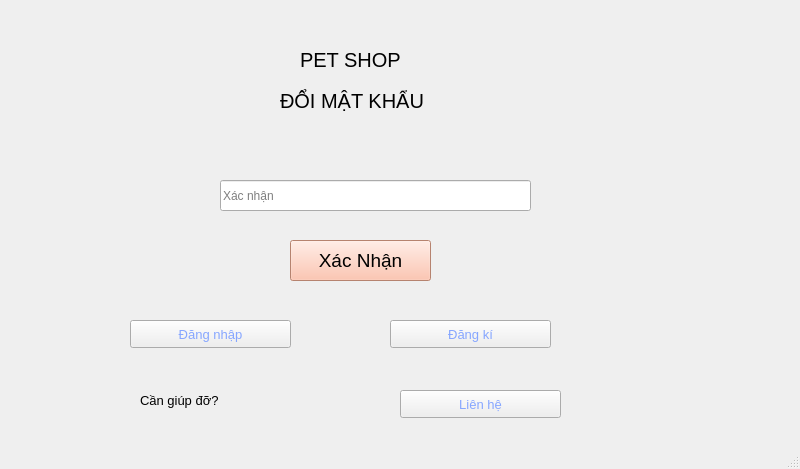
<?xml version="1.0" encoding="UTF-8"?>
<ui version="4.0">
 <class>MainWindow</class>
 <widget class="QMainWindow" name="MainWindow">
  <property name="geometry">
   <rect>
    <x>0</x>
    <y>0</y>
    <width>800</width>
    <height>469</height>
   </rect>
  </property>
  <property name="windowTitle">
   <string>MainWindow</string>
  </property>
  <widget class="QWidget" name="centralwidget">
   <widget class="QLabel" name="label_2">
    <property name="geometry">
     <rect>
      <x>0</x>
      <y>0</y>
      <width>151</width>
      <height>151</height>
     </rect>
    </property>
    <property name="styleSheet">
     <string notr="true">background-repeat: no-repeat;
background-position: center;
</string>
    </property>
    <property name="text">
     <string/>
    </property>
    <property name="pixmap">
     <pixmap resource="k.qrc">:/newPrefix/Downloads/spa.jpg</pixmap>
    </property>
    <property name="scaledContents">
     <bool>true</bool>
    </property>
   </widget>
   <widget class="QLabel" name="label_6">
    <property name="geometry">
     <rect>
      <x>300</x>
      <y>50</y>
      <width>271</width>
      <height>20</height>
     </rect>
    </property>
    <property name="styleSheet">
     <string notr="true">font-size:15pt;</string>
    </property>
    <property name="text">
     <string>PET SHOP</string>
    </property>
   </widget>
   <widget class="QLabel" name="label_5">
    <property name="geometry">
     <rect>
      <x>280</x>
      <y>70</y>
      <width>321</width>
      <height>61</height>
     </rect>
    </property>
    <property name="styleSheet">
     <string notr="true">font-size:15pt;</string>
    </property>
    <property name="text">
     <string>ĐỔI MẬT KHẨU</string>
    </property>
   </widget>
   <widget class="QPushButton" name="btnreset">
    <property name="geometry">
     <rect>
      <x>290</x>
      <y>240</y>
      <width>141</width>
      <height>41</height>
     </rect>
    </property>
    <property name="styleSheet">
     <string notr="true">background-color: rgb(255, 184, 156); font-size:14pt</string>
    </property>
    <property name="text">
     <string>Xác Nhận</string>
    </property>
   </widget>
   <widget class="QLineEdit" name="txtEmail">
    <property name="geometry">
     <rect>
      <x>220</x>
      <y>180</y>
      <width>311</width>
      <height>31</height>
     </rect>
    </property>
    <property name="styleSheet">
     <string notr="true">font-size:14pt;
QLineEdit {
    color: #A0A0A0; /* Màu xám nhạt */
}
QLineEdit::placeholder {
    color: red; /* Màu bạn muốn cho placeholder */
}</string>
    </property>
    <property name="placeholderText">
     <string>Xác nhận</string>
    </property>
   </widget>
   <widget class="QPushButton" name="btnRegister2">
    <property name="geometry">
     <rect>
      <x>130</x>
      <y>320</y>
      <width>161</width>
      <height>28</height>
     </rect>
    </property>
    <property name="styleSheet">
     <string notr="true">color:rgb(134, 166, 255); font-size:10pt;</string>
    </property>
    <property name="text">
     <string>Đăng nhập</string>
    </property>
   </widget>
   <widget class="QPushButton" name="btnRegister3">
    <property name="geometry">
     <rect>
      <x>390</x>
      <y>320</y>
      <width>161</width>
      <height>28</height>
     </rect>
    </property>
    <property name="styleSheet">
     <string notr="true">color:rgb(134, 166, 255); font-size:10pt;</string>
    </property>
    <property name="text">
     <string>Đăng kí</string>
    </property>
   </widget>
   <widget class="QLabel" name="label_4">
    <property name="geometry">
     <rect>
      <x>140</x>
      <y>390</y>
      <width>161</width>
      <height>20</height>
     </rect>
    </property>
    <property name="styleSheet">
     <string notr="true">font-size:10pt;</string>
    </property>
    <property name="text">
     <string>Cần giúp đỡ?</string>
    </property>
   </widget>
   <widget class="QPushButton" name="btnRegister">
    <property name="geometry">
     <rect>
      <x>400</x>
      <y>390</y>
      <width>161</width>
      <height>28</height>
     </rect>
    </property>
    <property name="styleSheet">
     <string notr="true">color:rgb(134, 166, 255); font-size:10pt;</string>
    </property>
    <property name="text">
     <string>Liên hệ</string>
    </property>
   </widget>
   <widget class="QLabel" name="label">
    <property name="geometry">
     <rect>
      <x>0</x>
      <y>-20</y>
      <width>821</width>
      <height>521</height>
     </rect>
    </property>
    <property name="text">
     <string/>
    </property>
    <property name="pixmap">
     <pixmap>../../../Downloads/blob-scene-haikei.png</pixmap>
    </property>
    <property name="scaledContents">
     <bool>true</bool>
    </property>
   </widget>
   <zorder>label</zorder>
   <zorder>label_2</zorder>
   <zorder>label_6</zorder>
   <zorder>label_5</zorder>
   <zorder>btnreset</zorder>
   <zorder>txtEmail</zorder>
   <zorder>btnRegister2</zorder>
   <zorder>btnRegister3</zorder>
   <zorder>label_4</zorder>
   <zorder>btnRegister</zorder>
  </widget>
  <widget class="QMenuBar" name="menubar">
   <property name="geometry">
    <rect>
     <x>0</x>
     <y>0</y>
     <width>800</width>
     <height>26</height>
    </rect>
   </property>
  </widget>
  <widget class="QStatusBar" name="statusbar"/>
 </widget>
 <resources>
  <include location="k.qrc"/>
  <include location="../../../../../Program Files (x86)/Qt Designer/k.qrc"/>
 </resources>
 <connections/>
</ui>
